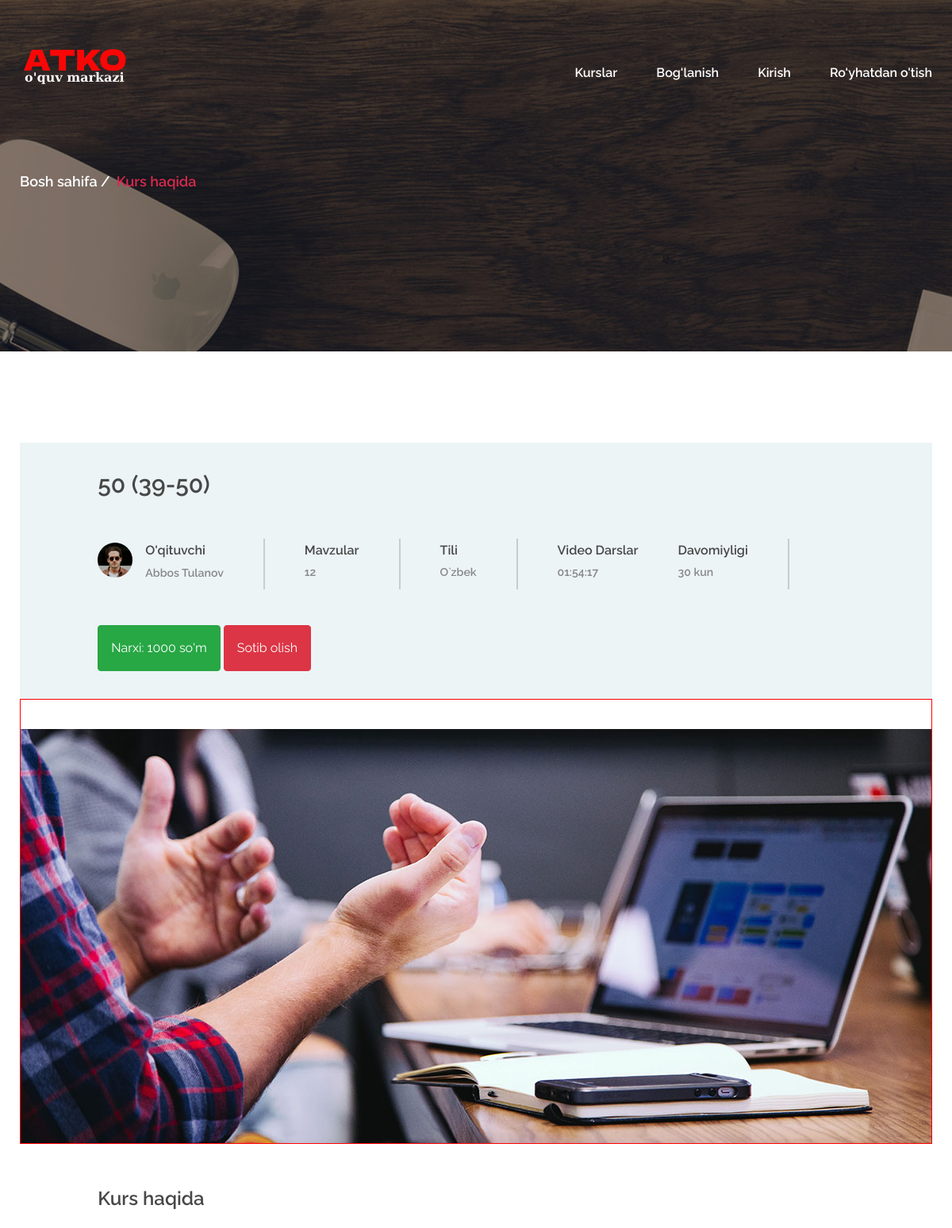
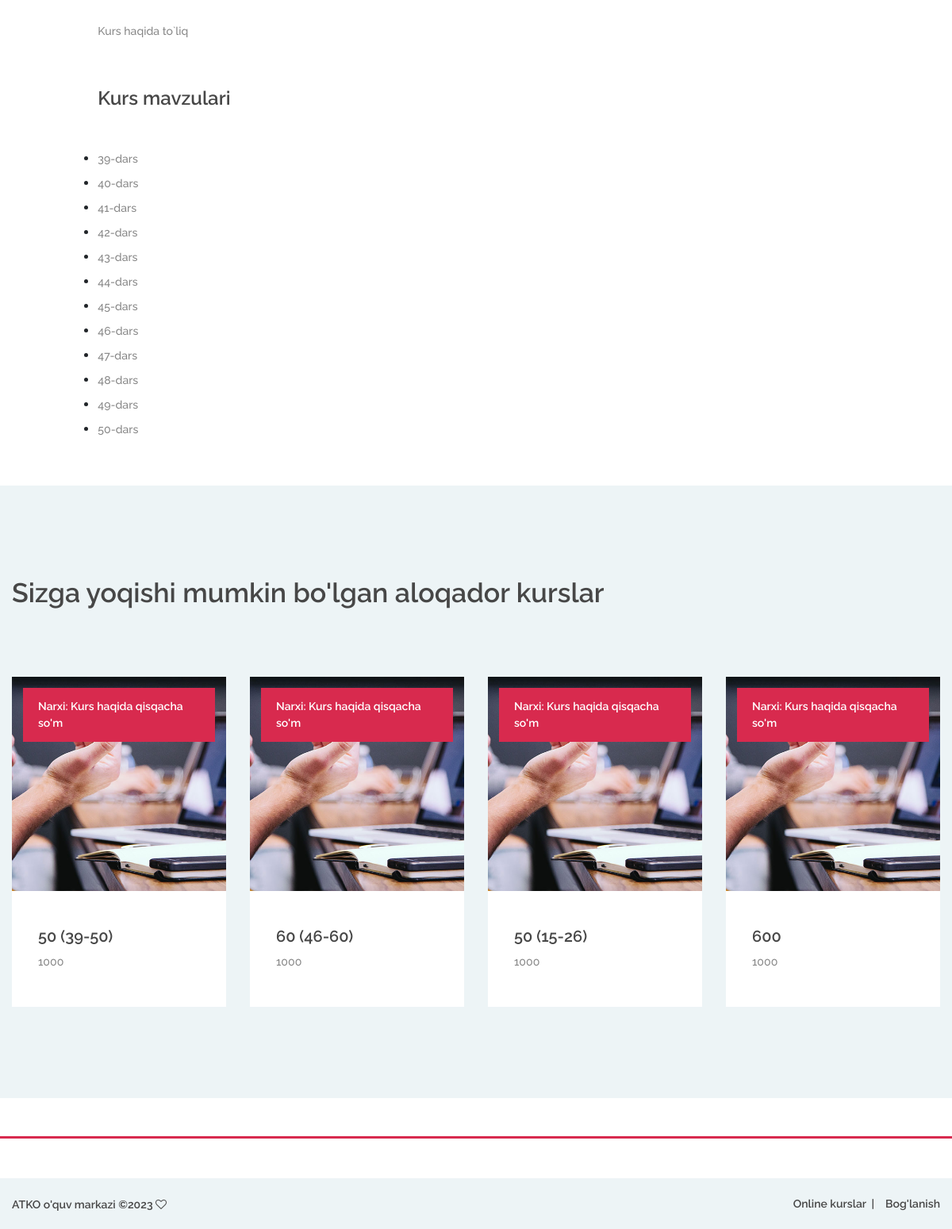
The page /course.php?CoursID=1703532302 on the database its author committed (2 pictures, top to bottom).
### tables this page shows
CREATE TABLE `cours` (
  `id` int(11) NOT NULL,
  `CoursID` varchar(20) NOT NULL,
  `CoursName` varchar(70) NOT NULL,
  `CoursText` varchar(70) NOT NULL,
  `CoursAbout` longtext NOT NULL,
  `CoursPrice` varchar(20) NOT NULL,
  `CoursImage` varchar(120) NOT NULL,
  `CoursMavzu` int(3) NOT NULL,
  `CoursTil` varchar(11) NOT NULL,
  `CoursDavomiy` varchar(8) NOT NULL,
  `CoursTecher` varchar(70) NOT NULL,
  `TecherImage` varchar(120) NOT NULL,
  `Muddat` int(100) NOT NULL,
  `Data` timestamp NOT NULL DEFAULT current_timestamp()
);

CREATE TABLE `coues_mavzu` (
  `id` int(11) NOT NULL,
  `CoursID` varchar(25) NOT NULL,
  `MavzuID` varchar(25) NOT NULL,
  `MavzuName` varchar(70) NOT NULL,
  `MavzuAbout` longtext NOT NULL,
  `MavzuLugat` longtext NOT NULL,
  `Video` varchar(150) NOT NULL,
  `VideoLine` varchar(9) NOT NULL,
  `MavzuNumber` int(3) NOT NULL,
  `Name1` varchar(100) NOT NULL,
  `Name2` varchar(100) NOT NULL,
  `Data` timestamp NOT NULL DEFAULT current_timestamp()
);

### course.php (the view, shortened to what this page needs)
<!DOCTYPE php>
<?php
	include("./config/confige.php");
	if(!isset($_GET['CoursID'])){
		header("location: ./courses.php");
	}else{
		$sql1 = "SELECT * FROM `cours` WHERE `CoursID`='".$_GET['CoursID']."'";
		$res1 = $conn->query($sql1);
		$row1 = $res1->fetch();
	}
?>
<php lang="en">
<head>
	<link rel="stylesheet" href="css/bootstrap.min.css"/>
	<link rel="stylesheet" href="css/font-awesome.min.css"/>
	<link rel="stylesheet" href="css/owl.carousel.css"/>
	<link rel="stylesheet" href="css/style.css"/>
</head>
<body>
	<header class="header-section">
		<div class="container">
			<div class="row">
				<div class="col-lg-3 col-md-3">
					<div class="site-logo">
						<a href="index.php"><img src="img/logo.png" alt=""></a>
					</div>
				</div>
				<div class="col-lg-9 col-md-9">
					<nav class="main-menu" style="text-align:right">
						<ul>
							<li><a href="courses.php">Kurslar</a></li>
							<li><a href="contact.php">Bog'lanish</a></li>
							<li style="display:<?php if(isset($_COOKIE['UserID'])){echo 'none;';} ?>"><a href="login.php">Kirish</a></li>
							<li style="display:<?php if(isset($_COOKIE['UserID'])){echo 'none;';} ?>"><a href="reg.php">Ro'yhatdan o'tish</a></li>
						</ul>
					</nav>
				</div>
			</div>
		</div>
	</header>
	<div class="page-info-section set-bg" data-setbg="img/page-bg/2.jpg">
		<div class="container">
			<div class="site-breadcrumb">
				<a href="./index.php">Bosh  sahifa</a>
				<span>Kurs haqida</span>
			</div>
		</div>
	</div>
	<section class="single-course spad pb-0">
		<div class="container">
			<div class="course-meta-area">
				<div class="row">
					<div class="col-lg-10 offset-lg-1">
						<h3><?php echo $row1['CoursName']; ?></h3>
						<div class="course-metas">
							<div class="course-meta">
								<div class="course-author">
									<div class="ca-pic set-bg" data-setbg="img/techer/<?php echo $row1['CoursImage']; ?>"></div>
									<h6>O'qituvchi</h6>
									<p><?php echo $row1['CoursTecher']; ?></p>
								</div>
							</div>
							<div class="course-meta">
								<div class="cm-info">
									<h6>Mavzular</h6>
									<p><?php echo $row1['CoursMavzu']; ?></p>
								</div>
							</div>
							<div class="course-meta">
								<div class="cm-info">
									<h6>Tili</h6>
									<p><?php echo $row1['CoursTil']; ?></p>
								</div>
							</div>
							<div class="course-meta">
								<div class="cm-info">
									<h6>Video Darslar</h6>
									<p><?php echo $row1['CoursDavomiy']; ?></p>
								</div>
							</div>
							<div class="course-meta">
								<div class="cm-info">
									<h6>Davomiyligi</h6>
									<p><?php echo $row1['Muddat']; ?> kun</p>
								</div>
							</div>
						</div>
						<p class="btn btn-success p-3 m-0">Narxi: <?php echo $row1['CoursPrice']; ?> so'm</p>
						<?php
							if(!isset($_COOKIE['UserID'])){echo "<a href='login.php' class='btn btn-danger p-3 m-0'>Sotib olish</a>";}
						?>
					</div>
				</div>
			</div>
			<img src="img/kurs/<?php echo $row1['CoursImage']; ?>" style='border:1px solid red;' class="course-preview">
			<div class="row">
				<div class="col-lg-10 offset-lg-1 course-list">
					<div class="cl-item">
						<h4>Kurs haqida</h4>
						<p><?php echo $row1['CoursAbout']; ?></p>
					</div>
					<div class="cl-item">
						<h4>Kurs mavzulari</h4>
						<ul>
							<?php
								$sql3 = "SELECT * FROM `coues_mavzu` WHERE `CoursID`='".$_GET['CoursID']."' ORDER BY `MavzuNumber` ASC";
								$res3 = $conn->query($sql3);
								while ($row3=$res3->fetch()) {
							?>
							<li><p><?php echo $row3['MavzuName']; ?></p></li>
							<?php } ?>
						</ul>
					</div>
				</div>
			</div>
		</div>
	</section>
	<section class="realated-courses spad">
		<div class="course-warp">
			<h2 class="rc-title">Sizga yoqishi mumkin bo'lgan aloqador kurslar</h2>
			<div class="rc-slider owl-carousel">
				<?php
					$sql44 = "SELECT * FROM `cours` ORDER BY RAND() LIMIT 4";
					$res44 = $conn->query($sql44);
					while ($row44 = $res44->fetch()) {
				?>
				<div class="course-item">
					<a href="./course.php?CoursID=<?php echo $row44['CoursID']; ?>">
						<div class="course-thumb set-bg" data-setbg="img/kurs/<?php echo $row44['CoursImage']; ?>" >
							<div class="price">Narxi: <?php echo $row44['CoursText']; ?> so'm</div>
						</div>
						<div class="course-info">
							<div class="course-text">
								<h5><?php echo $row44['CoursName']; ?></h5>
								<p><?php echo $row44['CoursPrice']; ?></p>
							</div>
						</div>
					</a>
				</div>
				<?php } ?>
			</div>
		</div>
	</section>
    <footer class="footer-section spad p-0 mt-5">
		<div class="footer-bottom">
			<div class="footer-warp">
				<ul class="footer-menu">
					<li><a href="courses.php">Online kurslar</a></li>
					<li><a href="contact.php">Bog'lanish</a></li>
				</ul>
				<div class="copyright">
					ATKO o'quv markazi
					&copy;<script>document.write(new Date().getFullYear());</script>
					<i class="fa fa-heart-o" aria-hidden="true"></i>
				</div>
			</div>
		</div>
	</footer>
</body>
</php>

### css/style.css (style rules this page uses)
html, body { height: 100%; font-family: 'Raleway', sans-serif; -webkit-font-smoothing: antialiased; font-smoothing: antialiased; }
h1, h2, h3, h4, h5, h6 { margin: 0; font-weight: 600; color: #474747; }
h2 { font-size: 36px; }
h3 { font-size: 30px; }
h4 { font-size: 24px; }
h5 { font-size: 20px; }
h6 { font-size: 16px; }
p { font-size: 14.1px; color: #878787; line-height: 2.2; font-weight: 500; }
img { max-width: 100%; }
::placeholder { font-style: italic; }
ul, ol { padding: 0; margin: 0; }
.set-bg { background-repeat: no-repeat; background-size: cover; background-position: top center; }
.spad { padding-top: 115px; padding-bottom: 115px; }
.header-section { position: absolute; width: 100%; top: 0; left: 0; padding-top: 60px; }
.site-logo { display: inline-block; }
.main-menu ul { list-style: none; }
.main-menu ul li { display: inline; }
.main-menu ul li a { display: inline-block; font-size: 16px; color: #fff; margin-left: 45px; font-weight: 600; padding: 20px 0 5px; }
.course-warp { max-width: 1559px; padding: 0 15px; margin: 0 auto -30px; }
.course-item { margin-bottom: 30px; }
.course-item .course-thumb { height: 270px; }
.course-item .course-thumb .price { font-size: 14px; color: #fff; font-weight: 600; background: #d82a4e; display: inline-block; padding: 13px 19px; margin: 14px; }
.course-item .course-info { background: #edf4f6; }
.course-item .course-info .course-text { padding: 45px 33px 25px; }
.course-item .course-info .course-text h5 { margin-bottom: 5px; }
.footer-section { border-top: 3px solid #d82a4e; }
.footer-warp { max-width: 1559px; padding: 0 15px; margin: 0 auto; }
.footer-bottom { overflow: hidden; background: #edf4f6; padding: 20px 0; margin-top: 50px; }
.footer-menu { list-style: none; float: right; }
.footer-menu li { display: inline; }
.footer-menu li:last-child a { padding-right: 0; margin-right: 0; }
.footer-menu li:last-child a:after { display: none; }
.footer-menu li a { display: inline-block; font-size: 14px; font-weight: 600; color: #474747; padding-right: 10px; margin-right: 10px; position: relative; }
.footer-menu li a:after { position: absolute; content: "|"; right: 0; top: 0; }
.copyright { padding-top: 3px; float: left; font-size: 14px; font-weight: 600; color: #474747; }
.page-info-section { height: 443px; }
.site-breadcrumb { padding-top: 215px; }
.site-breadcrumb a, .site-breadcrumb span { display: inline-block; margin-right: 10px; padding-right: 10px; font-weight: 600; font-size: 18px; }
.site-breadcrumb a { color: #fff; position: relative; }
.site-breadcrumb a:after { position: absolute; content: "/"; right: -6px; top: 0; color: #fff; }
.site-breadcrumb span { color: #d82a4e; }
.course-meta-area { background: #edf4f6; padding: 35px 0; }
.course-metas { padding-top: 50px; margin-bottom: 45px; display: table; }
.course-meta { display: table-cell; height: 100%; border-right: 2px solid #c5ced0; padding: 5px 50px; }
.course-meta:nth-child(1) { padding-left: 0; }
.course-meta:nth-child(4) { padding-right: 0; border-right: none; }
.course-meta p { margin-bottom: 0; }
.course-meta .course-author .ca-pic { width: 44px; height: 44px; border-radius: 50%; float: left; }
.course-meta .course-author h6 { padding-left: 60px; }
.course-meta .course-author p { padding-left: 60px; margin-bottom: 0; padding-top: 4px; font-weight: 600; }
.course-meta .cm-info h6 { margin-bottom: 3px; }
.course-meta .cm-info p { font-weight: 600; }
.course-preview { padding-top: 37px; margin-bottom: 55px; }
.course-list .cl-item { margin-bottom: 55px; }
.course-list .cl-item h4 { margin-bottom: 46px; }
.course-list .cl-item p { margin-bottom: 0; }
.realated-courses { background: #edf4f6; }
.realated-courses .rc-title { font-size: 34px; margin-bottom: 85px; }
.realated-courses .course-item .course-info { background: #fff; }
@media (min-width: 1200px) { .container { max-width: 1180px; } }

### rows shown on the page
cours: CoursName "50 (39-50)", CoursTecher "Abbos Tulanov", CoursMavzu "12", CoursTil "O`zbek", CoursDavomiy "01:54:17", Muddat "30", CoursPrice "1000", CoursImage (picture), CoursAbout "Kurs haqida to`liq", CoursText "Kurs haqida qisqacha"
coues_mavzu: MavzuName "39-dars"
coues_mavzu: MavzuName "40-dars"
coues_mavzu: MavzuName "41-dars"
coues_mavzu: MavzuName "42-dars"
coues_mavzu: MavzuName "43-dars"
coues_mavzu: MavzuName "44-dars"
coues_mavzu: MavzuName "45-dars"
coues_mavzu: MavzuName "46-dars"
coues_mavzu: MavzuName "47-dars"
coues_mavzu: MavzuName "48-dars"
coues_mavzu: MavzuName "49-dars"
coues_mavzu: MavzuName "50-dars"
cours: CoursText "Kurs haqida qisqacha", CoursName "60 (46-60)", CoursPrice "1000"
cours: CoursText "Kurs haqida qisqacha", CoursName "50 (15-26)", CoursPrice "1000"
cours: CoursText "Kurs haqida qisqacha", CoursName "600", CoursPrice "1000"
